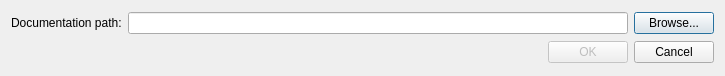
<?xml version="1.0" encoding="UTF-8"?>
<ui version="4.0">
 <class>DlgDocSetPath</class>
 <widget class="QDialog" name="DlgDocSetPath">
  <property name="geometry">
   <rect>
    <x>0</x>
    <y>0</y>
    <width>720</width>
    <height>76</height>
   </rect>
  </property>
  <property name="minimumSize">
   <size>
    <width>0</width>
    <height>0</height>
   </size>
  </property>
  <property name="windowTitle">
   <string>Dialog</string>
  </property>
  <layout class="QVBoxLayout" name="verticalLayout">
   <item>
    <layout class="QHBoxLayout" name="HLayoutPath">
     <item>
      <widget class="QLabel" name="LabelPath">
       <property name="text">
        <string>Documentation path:</string>
       </property>
      </widget>
     </item>
     <item>
      <widget class="QLineEdit" name="EditPath">
       <property name="minimumSize">
        <size>
         <width>500</width>
         <height>0</height>
        </size>
       </property>
      </widget>
     </item>
     <item>
      <widget class="QPushButton" name="ButtonBrowse">
       <property name="text">
        <string>Browse...</string>
       </property>
      </widget>
     </item>
    </layout>
   </item>
   <item>
    <layout class="QHBoxLayout" name="HLayoutButtons">
     <item>
      <spacer name="HSpacerButtons">
       <property name="orientation">
        <enum>Qt::Horizontal</enum>
       </property>
       <property name="sizeHint" stdset="0">
        <size>
         <width>40</width>
         <height>20</height>
        </size>
       </property>
      </spacer>
     </item>
     <item>
      <widget class="QPushButton" name="ButtonOK">
       <property name="enabled">
        <bool>false</bool>
       </property>
       <property name="text">
        <string>OK</string>
       </property>
      </widget>
     </item>
     <item>
      <widget class="QPushButton" name="ButtonCancel">
       <property name="text">
        <string>Cancel</string>
       </property>
      </widget>
     </item>
    </layout>
   </item>
  </layout>
 </widget>
 <resources/>
 <connections/>
</ui>
